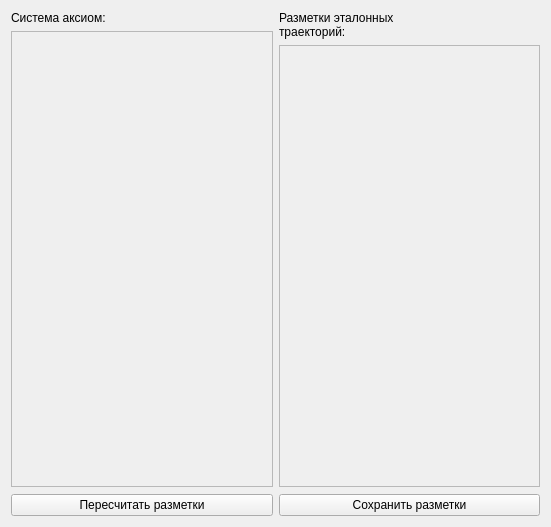
<?xml version="1.0" encoding="UTF-8"?>
<ui version="4.0">
 <class>ExtAxiomSetBrowserClass</class>
 <widget class="QWidget" name="ExtAxiomSetBrowserClass">
  <property name="geometry">
   <rect>
    <x>0</x>
    <y>0</y>
    <width>551</width>
    <height>527</height>
   </rect>
  </property>
  <property name="windowTitle">
   <string>ExtAxiomSetBrowser</string>
  </property>
  <layout class="QHBoxLayout" name="horizontalLayout_topLevel">
   <item>
    <layout class="QVBoxLayout" name="verticalLayout_axioms_topLevel">
     <item>
      <widget class="QLabel" name="label">
       <property name="sizePolicy">
        <sizepolicy hsizetype="Preferred" vsizetype="Minimum">
         <horstretch>0</horstretch>
         <verstretch>0</verstretch>
        </sizepolicy>
       </property>
       <property name="text">
        <string>Система аксиом:</string>
       </property>
      </widget>
     </item>
     <item>
      <widget class="QScrollArea" name="scrollArea_2">
       <property name="sizePolicy">
        <sizepolicy hsizetype="Preferred" vsizetype="Expanding">
         <horstretch>0</horstretch>
         <verstretch>1</verstretch>
        </sizepolicy>
       </property>
       <property name="widgetResizable">
        <bool>true</bool>
       </property>
       <widget class="QWidget" name="scrollAreaWidgetContents_2">
        <property name="geometry">
         <rect>
          <x>0</x>
          <y>0</y>
          <width>262</width>
          <height>451</height>
         </rect>
        </property>
        <layout class="QVBoxLayout" name="verticalLayout_axioms"/>
       </widget>
      </widget>
     </item>
     <item>
      <spacer name="verticalSpacer">
       <property name="orientation">
        <enum>Qt::Vertical</enum>
       </property>
       <property name="sizeHint" stdset="0">
        <size>
         <width>20</width>
         <height>1</height>
        </size>
       </property>
      </spacer>
     </item>
     <item>
      <widget class="QPushButton" name="pushButton_recalculateMarkups">
       <property name="text">
        <string>Пересчитать разметки</string>
       </property>
      </widget>
     </item>
    </layout>
   </item>
   <item>
    <layout class="QVBoxLayout" name="verticalLayout_markups_topLevel">
     <item>
      <widget class="QLabel" name="label_2">
       <property name="sizePolicy">
        <sizepolicy hsizetype="Preferred" vsizetype="Minimum">
         <horstretch>0</horstretch>
         <verstretch>0</verstretch>
        </sizepolicy>
       </property>
       <property name="text">
        <string>Разметки эталонных
траекторий:</string>
       </property>
      </widget>
     </item>
     <item>
      <widget class="QScrollArea" name="scrollArea">
       <property name="sizePolicy">
        <sizepolicy hsizetype="Preferred" vsizetype="Expanding">
         <horstretch>0</horstretch>
         <verstretch>1</verstretch>
        </sizepolicy>
       </property>
       <property name="widgetResizable">
        <bool>true</bool>
       </property>
       <widget class="QWidget" name="scrollAreaWidgetContents">
        <property name="geometry">
         <rect>
          <x>0</x>
          <y>0</y>
          <width>261</width>
          <height>433</height>
         </rect>
        </property>
        <layout class="QVBoxLayout" name="verticalLayout_markups"/>
       </widget>
      </widget>
     </item>
     <item>
      <spacer name="verticalSpacer_2">
       <property name="orientation">
        <enum>Qt::Vertical</enum>
       </property>
       <property name="sizeHint" stdset="0">
        <size>
         <width>20</width>
         <height>1</height>
        </size>
       </property>
      </spacer>
     </item>
     <item>
      <widget class="QPushButton" name="pushButton_saveMarkUps">
       <property name="text">
        <string>Сохранить разметки</string>
       </property>
      </widget>
     </item>
    </layout>
   </item>
  </layout>
 </widget>
 <layoutdefault spacing="6" margin="11"/>
 <resources/>
 <connections/>
</ui>
